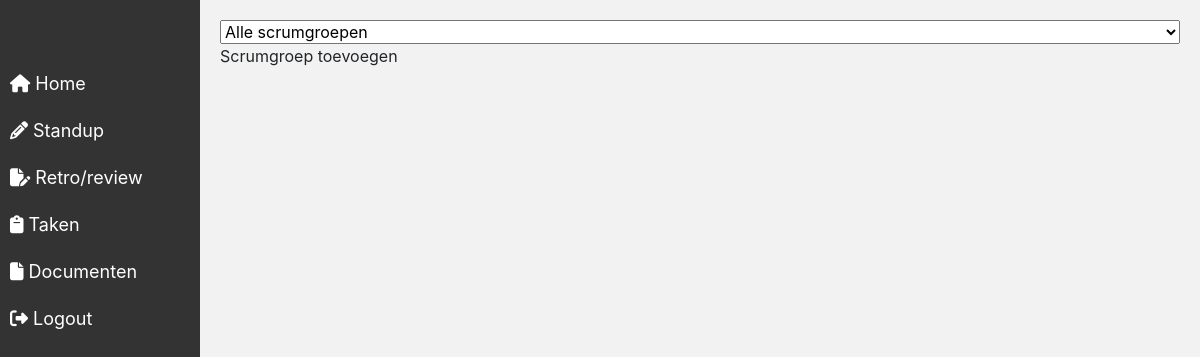
The page /scrumDashboard.php?filter=Alle on the database as committed earlier.
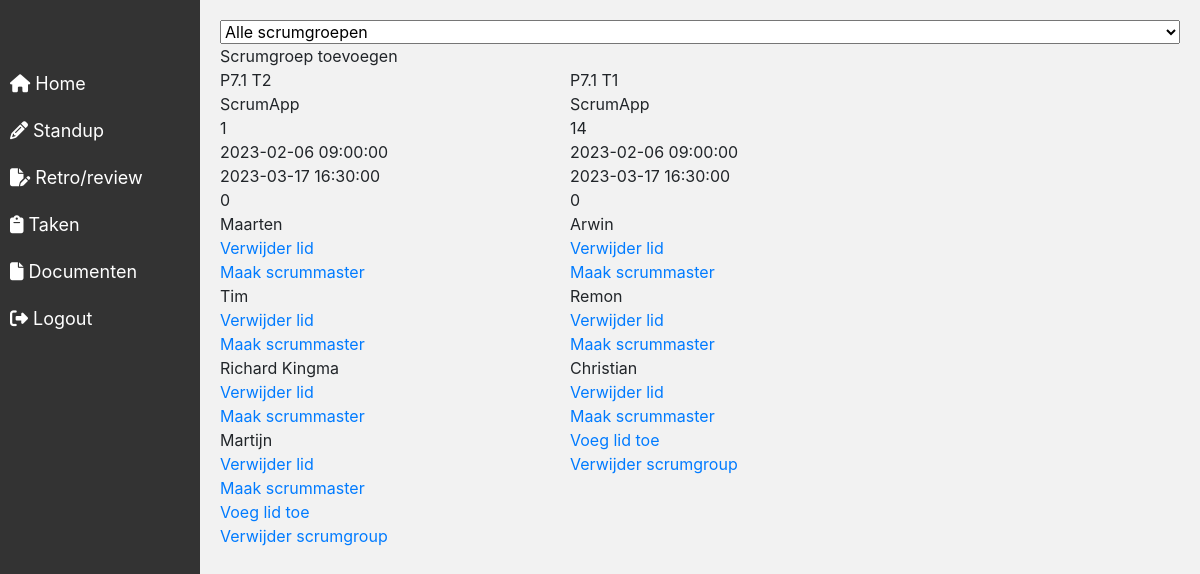
The same page on the database as committed later.
### tables this page shows
CREATE TABLE `scrumgroepen` (
  `id` int(11) NOT NULL,
  `naam` varchar(50) NOT NULL,
  `projectNaam` varchar(50) NOT NULL,
  `scrummaster` int(11) NOT NULL DEFAULT 0,
  `startDate` datetime NOT NULL,
  `endDate` datetime NOT NULL,
  `archived` int(1) NOT NULL DEFAULT 0
);

CREATE TABLE `koppelusergroep` (
  `userId` int(11) NOT NULL,
  `groepid` int(11) NOT NULL
);

CREATE TABLE `users` (
  `id` int(11) NOT NULL,
  `naam` varchar(50) NOT NULL,
  `email` varchar(75) NOT NULL,
  `password` varchar(250) DEFAULT NULL,
  `isActivated` int(1) NOT NULL DEFAULT 0,
  `role` int(1) NOT NULL,
  `activationCode` varchar(50) NOT NULL,
  `activatedOn` datetime DEFAULT NULL
);

### Classes/scrumGroepClass.php (called while the page is built, shortened)
<?php
class ScrumGroup {
    function __construct($id) {
        $this->id = $id;
    }
}
?>

### Handlers/Services.php (the view, shortened to what the changed rows need)
<?php
class Services
{
    function __construct($conn)
    {
        $this->connection = $conn;
    }
}
class GroepServices extends Services
{
    private $connection;
    public function __construct($conn)
    {
        $this->connection = $conn;
    }
    public function GetAllScrumgroups($Archived)
    {
        if ($Archived != -1) {
            $stmt = $this->connection->prepare("SELECT * FROM scrumgroepen WHERE archived = ?");
            $stmt->bind_param('i', $Archived);
        } else {
            $stmt = $this->connection->prepare("SELECT * FROM scrumgroepen");
        }
        $stmt->execute();
        $sql = $stmt->get_result();
        $sql = $sql->fetch_all();
        if (!empty($sql)) {
            $this->createScrumgroupObject($sql);
        } else {
            return 0;
        }
    }
    public function GetUsersInScrumgroup($scrumgroup)
    {
        $stmt = $this->connection->prepare("SELECT * FROM koppelusergroep INNER JOIN users ON koppelusergroep.userId = users.id WHERE koppelusergroep.groepid = ?");
        $stmt->bind_param('i', $scrumgroup->id);
        $stmt->execute();
        $sql = $stmt->get_result();
        $sql = $sql->fetch_all();
        if (!empty($sql)) {
            return $sql;
        } else {
            return 0;
        }
    }
    public function CreateScrumgroupObject($scrumgroupQuery)
    {
        foreach ($scrumgroupQuery as $row) {
            $scrumgroup = new ScrumGroup($row['0']);
            $scrumgroup->name = $row['1'];
            $scrumgroup->project = $row['2'];
            $scrumgroup->scrummaster = $row['3'];
            $scrumgroup->startDate = $row['4'];
            $scrumgroup->endDate = $row['5'];
            $scrumgroup->archived = $row['6'];
            $userQuery = $this->GetUsersInScrumgroup($scrumgroup);
            $scrumgroup->teamleden = $this->CreateUserObject($userQuery, $scrumgroup);
            $this->ShowScrumgroups($scrumgroup);
        }
    }
    public function ShowScrumgroups($scrumgroup)
    {
        echo '
        <div class="Scrumgroup">
            <div class="ScrumgroupName">' . $scrumgroup->name . '</div>
            <div class="ScrumgroupProject">' . $scrumgroup->project . '</div>
            <div class="ScrumgroupScrummaster">' . $scrumgroup->scrummaster . '</div>
            <div class="ScrumgroupStartDate">' . $scrumgroup->startDate . '</div>
            <div class="ScrumgroupEndDate">' . $scrumgroup->endDate . '</div>
            <div class="ScrumgroupArchived">' . $scrumgroup->archived . '</div>
            <div class="ScrumgroupTeam">
    ';
        foreach ($scrumgroup->teamleden as $i => $value) {
            echo '
            <div class"">
                <div class"">' . $scrumgroup->teamleden[$i]->naam . '</div>
                <div class""><a href="scrumDashboard.php?deleteUserId=' . $scrumgroup->teamleden[$i]->id . '&filter=Alle">Verwijder lid</a></div>
                <div class""><a href="scrumDashboard.php?ScrummaserUserId=' . $scrumgroup->teamleden[$i]->id . '&ScrumgroupId=' . $scrumgroup->id . '&filter=Alle">Maak scrummaster</a></div>
            </div>
        ';
        }
        echo "
            <div class''><a href='scrumDashboard.php?addUserId=" . $scrumgroup->id . "&filter=Alle'>Voeg lid toe</a></div>
            </div>
            <div class''><a href='scrumDashboard.php?deleteScrumgroupId=" . $scrumgroup->id . "&filter=Alle'>Verwijder scrumgroup</a></div>
    </div>";
    }
    public function CreateUserObject($userQuery, $scrumgroup)
    {
        foreach ($userQuery as $row) {
            $user = new user();
            $user->id = $row['2'];
            $user->naam = $row['3'];
            $user->email = $row['4'];
            $user->password = $row['5'];
            $user->isActivated = $row['6'];
            $user->role = $row['7'];
            $user->activationCode = $row['8'];
            $scrumgroup->teamleden[] = $user;
        }
        return $scrumgroup->teamleden;
    }
}

Rows that differ between the two databases and show on the page:
added scrumgroepen: naam "P7.1 T2", projectNaam "ScrumApp", scrummaster "1", startDate "2023-02-06 09:00:00", endDate "2023-03-17 16:30:00", archived "0"
added koppelusergroep: userId.naam "Maarten", shown under "P7.1 T2"
added koppelusergroep: userId.naam "Tim", shown under "P7.1 T2"
added koppelusergroep: userId.naam "Richard Kingma", shown under "P7.1 T2"
added koppelusergroep: userId.naam "Martijn", shown under "P7.1 T2"
added scrumgroepen: naam "P7.1 T1", projectNaam "ScrumApp", scrummaster "14", startDate "2023-02-06 09:00:00", endDate "2023-03-17 16:30:00", archived "0"
added koppelusergroep: userId.naam "Arwin", shown under "P7.1 T1"
added koppelusergroep: userId.naam "Remon", shown under "P7.1 T1"
added koppelusergroep: userId.naam "Christian", shown under "P7.1 T1"
